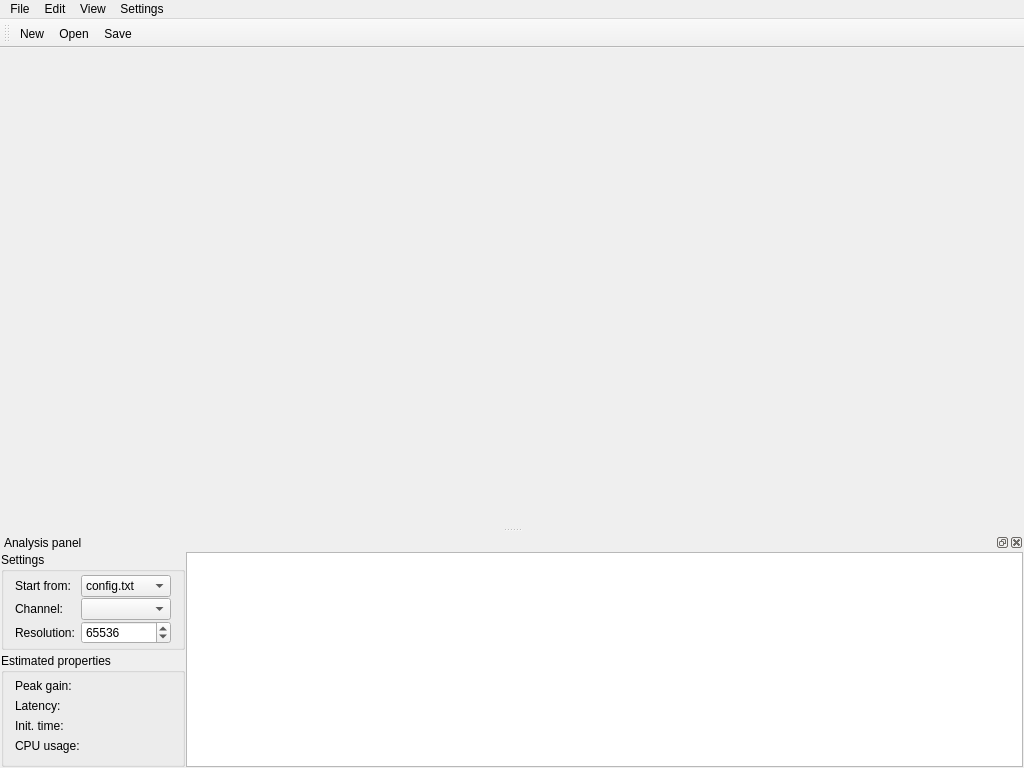
<?xml version="1.0" encoding="UTF-8"?>
<ui version="4.0">
 <class>MainWindow</class>
 <widget class="QMainWindow" name="MainWindow">
  <property name="geometry">
   <rect>
    <x>0</x>
    <y>0</y>
    <width>1024</width>
    <height>768</height>
   </rect>
  </property>
  <property name="windowTitle">
   <string notr="true"/>
  </property>
  <widget class="QWidget" name="centralWidget">
   <layout class="QGridLayout" name="gridLayout">
    <property name="leftMargin">
     <number>0</number>
    </property>
    <property name="topMargin">
     <number>0</number>
    </property>
    <property name="rightMargin">
     <number>0</number>
    </property>
    <property name="bottomMargin">
     <number>0</number>
    </property>
    <item row="0" column="0">
     <widget class="MiddleClickTabWidget" name="tabWidget">
      <property name="documentMode">
       <bool>true</bool>
      </property>
      <property name="tabsClosable">
       <bool>true</bool>
      </property>
      <property name="movable">
       <bool>true</bool>
      </property>
     </widget>
    </item>
   </layout>
  </widget>
  <widget class="QMenuBar" name="menuBar">
   <property name="geometry">
    <rect>
     <x>0</x>
     <y>0</y>
     <width>1024</width>
     <height>25</height>
    </rect>
   </property>
   <widget class="QMenu" name="menuFile">
    <property name="title">
     <string>File</string>
    </property>
    <addaction name="actionNew"/>
    <addaction name="actionOpen"/>
    <addaction name="actionSave"/>
    <addaction name="actionSaveAs"/>
    <addaction name="separator"/>
    <addaction name="separator"/>
    <addaction name="actionExit"/>
   </widget>
   <widget class="QMenu" name="menuEdit">
    <property name="title">
     <string>Edit</string>
    </property>
    <addaction name="actionCut"/>
    <addaction name="actionCopy"/>
    <addaction name="actionPaste"/>
    <addaction name="actionDelete"/>
    <addaction name="separator"/>
    <addaction name="actionSelectAll"/>
   </widget>
   <widget class="QMenu" name="menuView">
    <property name="title">
     <string>View</string>
    </property>
    <addaction name="actionToolbar"/>
    <addaction name="actionAnalysisPanel"/>
   </widget>
   <widget class="QMenu" name="menuSettings">
    <property name="title">
     <string>Settings</string>
    </property>
    <widget class="QMenu" name="menuLanguage">
     <property name="title">
      <string>Language</string>
     </property>
     <addaction name="separator"/>
    </widget>
    <addaction name="menuLanguage"/>
    <addaction name="separator"/>
    <addaction name="actionResetAllGlobalPreferences"/>
    <addaction name="actionResetAllFileSpecificPreferences"/>
   </widget>
   <addaction name="menuFile"/>
   <addaction name="menuEdit"/>
   <addaction name="menuView"/>
   <addaction name="menuSettings"/>
  </widget>
  <widget class="QToolBar" name="mainToolBar">
   <property name="windowTitle">
    <string>Toolbar</string>
   </property>
   <attribute name="toolBarArea">
    <enum>TopToolBarArea</enum>
   </attribute>
   <attribute name="toolBarBreak">
    <bool>false</bool>
   </attribute>
   <addaction name="actionNew"/>
   <addaction name="actionOpen"/>
   <addaction name="actionSave"/>
  </widget>
  <widget class="QDockWidget" name="analysisDockWidget">
   <property name="windowTitle">
    <string>Analysis panel</string>
   </property>
   <attribute name="dockWidgetArea">
    <number>8</number>
   </attribute>
   <widget class="QWidget" name="dockWidgetContents">
    <layout class="QGridLayout" name="gridLayout_2">
     <property name="leftMargin">
      <number>1</number>
     </property>
     <property name="topMargin">
      <number>0</number>
     </property>
     <property name="rightMargin">
      <number>1</number>
     </property>
     <property name="bottomMargin">
      <number>1</number>
     </property>
     <property name="horizontalSpacing">
      <number>1</number>
     </property>
     <property name="verticalSpacing">
      <number>3</number>
     </property>
     <item row="0" column="0">
      <widget class="QGroupBox" name="groupBox">
       <property name="title">
        <string>Settings</string>
       </property>
       <layout class="QGridLayout" name="gridLayout_3">
        <property name="topMargin">
         <number>3</number>
        </property>
        <property name="bottomMargin">
         <number>3</number>
        </property>
        <property name="verticalSpacing">
         <number>1</number>
        </property>
        <item row="3" column="0">
         <widget class="QLabel" name="resolutionLabel">
          <property name="text">
           <string>Resolution:</string>
          </property>
         </widget>
        </item>
        <item row="2" column="0">
         <widget class="QLabel" name="analysisChannelLabel">
          <property name="text">
           <string>Channel:</string>
          </property>
         </widget>
        </item>
        <item row="2" column="1">
         <widget class="QComboBox" name="analysisChannelComboBox"/>
        </item>
        <item row="3" column="1">
         <widget class="ExponentialSpinBox" name="resolutionSpinBox">
          <property name="correctionMode">
           <enum>QAbstractSpinBox::CorrectionMode::CorrectToNearestValue</enum>
          </property>
          <property name="keyboardTracking">
           <bool>false</bool>
          </property>
          <property name="minimum">
           <number>128</number>
          </property>
          <property name="maximum">
           <number>8388608</number>
          </property>
          <property name="value">
           <number>65536</number>
          </property>
         </widget>
        </item>
        <item row="1" column="0">
         <widget class="QLabel" name="startFromLabel">
          <property name="text">
           <string>Start from:</string>
          </property>
         </widget>
        </item>
        <item row="1" column="1">
         <widget class="QComboBox" name="startFromComboBox">
          <item>
           <property name="text">
            <string notr="true">config.txt</string>
           </property>
          </item>
          <item>
           <property name="text">
            <string>Current file</string>
           </property>
          </item>
         </widget>
        </item>
       </layout>
      </widget>
     </item>
     <item row="1" column="0">
      <widget class="QGroupBox" name="groupBox_2">
       <property name="toolTip">
        <string>Estimate from an isolated impulse-response analysis. Nonlinear, time-varying and signal-dependent processors may produce a different response during playback.</string>
       </property>
       <property name="title">
        <string>Estimated properties</string>
       </property>
       <layout class="QGridLayout" name="gridLayout_4">
        <property name="topMargin">
         <number>6</number>
        </property>
        <item row="2" column="1">
         <widget class="QLabel" name="initTimeValueLabel">
          <property name="text">
           <string notr="true"/>
          </property>
         </widget>
        </item>
        <item row="3" column="0">
         <widget class="QLabel" name="cpuUsageLabel">
          <property name="text">
           <string>CPU usage:</string>
          </property>
         </widget>
        </item>
        <item row="2" column="0">
         <widget class="QLabel" name="initTimeLabel">
          <property name="text">
           <string>Init. time:</string>
          </property>
         </widget>
        </item>
        <item row="3" column="1">
         <widget class="QLabel" name="cpuUsageValueLabel">
          <property name="palette">
           <palette>
            <active>
             <colorrole role="Midlight">
              <brush brushstyle="SolidPattern">
               <color alpha="255">
                <red>255</red>
                <green>127</green>
                <blue>0</blue>
               </color>
              </brush>
             </colorrole>
             <colorrole role="Dark">
              <brush brushstyle="SolidPattern">
               <color alpha="255">
                <red>255</red>
                <green>0</green>
                <blue>0</blue>
               </color>
              </brush>
             </colorrole>
             <colorrole role="Text">
              <brush brushstyle="SolidPattern">
               <color alpha="255">
                <red>0</red>
                <green>0</green>
                <blue>0</blue>
               </color>
              </brush>
             </colorrole>
             <colorrole role="ButtonText">
              <brush brushstyle="SolidPattern">
               <color alpha="255">
                <red>0</red>
                <green>0</green>
                <blue>0</blue>
               </color>
              </brush>
             </colorrole>
            </active>
            <inactive>
             <colorrole role="Midlight">
              <brush brushstyle="SolidPattern">
               <color alpha="255">
                <red>255</red>
                <green>127</green>
                <blue>0</blue>
               </color>
              </brush>
             </colorrole>
             <colorrole role="Dark">
              <brush brushstyle="SolidPattern">
               <color alpha="255">
                <red>255</red>
                <green>0</green>
                <blue>0</blue>
               </color>
              </brush>
             </colorrole>
             <colorrole role="Text">
              <brush brushstyle="SolidPattern">
               <color alpha="255">
                <red>0</red>
                <green>0</green>
                <blue>0</blue>
               </color>
              </brush>
             </colorrole>
             <colorrole role="ButtonText">
              <brush brushstyle="SolidPattern">
               <color alpha="255">
                <red>0</red>
                <green>0</green>
                <blue>0</blue>
               </color>
              </brush>
             </colorrole>
            </inactive>
            <disabled>
             <colorrole role="Midlight">
              <brush brushstyle="SolidPattern">
               <color alpha="255">
                <red>255</red>
                <green>127</green>
                <blue>0</blue>
               </color>
              </brush>
             </colorrole>
             <colorrole role="Dark">
              <brush brushstyle="SolidPattern">
               <color alpha="255">
                <red>255</red>
                <green>0</green>
                <blue>0</blue>
               </color>
              </brush>
             </colorrole>
             <colorrole role="Text">
              <brush brushstyle="SolidPattern">
               <color alpha="255">
                <red>255</red>
                <green>0</green>
                <blue>0</blue>
               </color>
              </brush>
             </colorrole>
             <colorrole role="ButtonText">
              <brush brushstyle="SolidPattern">
               <color alpha="255">
                <red>255</red>
                <green>0</green>
                <blue>0</blue>
               </color>
              </brush>
             </colorrole>
            </disabled>
           </palette>
          </property>
          <property name="text">
           <string notr="true"/>
          </property>
         </widget>
        </item>
        <item row="1" column="1">
         <widget class="QLabel" name="latencyValueLabel">
          <property name="text">
           <string notr="true"/>
          </property>
         </widget>
        </item>
        <item row="1" column="0">
         <widget class="QLabel" name="latencyLabel">
          <property name="text">
           <string>Latency: </string>
          </property>
         </widget>
        </item>
        <item row="0" column="0">
         <widget class="QLabel" name="peakGainlabel">
          <property name="text">
           <string>Peak gain:</string>
          </property>
         </widget>
        </item>
        <item row="0" column="1">
         <widget class="QLabel" name="peakGainValueLabel">
          <property name="palette">
           <palette>
            <active>
             <colorrole role="Dark">
              <brush brushstyle="SolidPattern">
               <color alpha="255">
                <red>255</red>
                <green>0</green>
                <blue>0</blue>
               </color>
              </brush>
             </colorrole>
             <colorrole role="Text">
              <brush brushstyle="SolidPattern">
               <color alpha="255">
                <red>0</red>
                <green>0</green>
                <blue>0</blue>
               </color>
              </brush>
             </colorrole>
             <colorrole role="ButtonText">
              <brush brushstyle="SolidPattern">
               <color alpha="255">
                <red>0</red>
                <green>0</green>
                <blue>0</blue>
               </color>
              </brush>
             </colorrole>
            </active>
            <inactive>
             <colorrole role="Dark">
              <brush brushstyle="SolidPattern">
               <color alpha="255">
                <red>255</red>
                <green>0</green>
                <blue>0</blue>
               </color>
              </brush>
             </colorrole>
             <colorrole role="Text">
              <brush brushstyle="SolidPattern">
               <color alpha="255">
                <red>0</red>
                <green>0</green>
                <blue>0</blue>
               </color>
              </brush>
             </colorrole>
             <colorrole role="ButtonText">
              <brush brushstyle="SolidPattern">
               <color alpha="255">
                <red>0</red>
                <green>0</green>
                <blue>0</blue>
               </color>
              </brush>
             </colorrole>
            </inactive>
            <disabled>
             <colorrole role="Dark">
              <brush brushstyle="SolidPattern">
               <color alpha="255">
                <red>255</red>
                <green>0</green>
                <blue>0</blue>
               </color>
              </brush>
             </colorrole>
             <colorrole role="Text">
              <brush brushstyle="SolidPattern">
               <color alpha="255">
                <red>255</red>
                <green>0</green>
                <blue>0</blue>
               </color>
              </brush>
             </colorrole>
             <colorrole role="ButtonText">
              <brush brushstyle="SolidPattern">
               <color alpha="255">
                <red>255</red>
                <green>0</green>
                <blue>0</blue>
               </color>
              </brush>
             </colorrole>
            </disabled>
           </palette>
          </property>
          <property name="text">
           <string notr="true"/>
          </property>
         </widget>
        </item>
       </layout>
      </widget>
     </item>
     <item row="0" column="1" rowspan="2">
      <widget class="AnalysisPlotView" name="graphicsView">
       <property name="mouseTracking">
        <bool>true</bool>
       </property>
       <property name="renderHints">
        <set>QPainter::RenderHint::Antialiasing|QPainter::RenderHint::TextAntialiasing</set>
       </property>
      </widget>
     </item>
    </layout>
   </widget>
  </widget>
  <action name="actionNew">
   <property name="icon">
    <iconset resource="Editor.qrc">
     <normaloff>:/icons/document-new.svg</normaloff>:/icons/document-new.svg</iconset>
   </property>
   <property name="text">
    <string>New</string>
   </property>
   <property name="shortcut">
    <string notr="true">Ctrl+N</string>
   </property>
  </action>
  <action name="actionOpen">
   <property name="icon">
    <iconset resource="Editor.qrc">
     <normaloff>:/icons/document-open.svg</normaloff>:/icons/document-open.svg</iconset>
   </property>
   <property name="text">
    <string>Open</string>
   </property>
   <property name="toolTip">
    <string>Open</string>
   </property>
   <property name="shortcut">
    <string notr="true">Ctrl+O</string>
   </property>
  </action>
  <action name="actionSave">
   <property name="icon">
    <iconset resource="Editor.qrc">
     <normaloff>:/icons/document-save.svg</normaloff>:/icons/document-save.svg</iconset>
   </property>
   <property name="text">
    <string>Save</string>
   </property>
   <property name="toolTip">
    <string>Save</string>
   </property>
   <property name="shortcut">
    <string notr="true">Ctrl+S</string>
   </property>
  </action>
  <action name="actionSaveAs">
   <property name="icon">
    <iconset resource="Editor.qrc">
     <normaloff>:/icons/document-save-as.svg</normaloff>:/icons/document-save-as.svg</iconset>
   </property>
   <property name="text">
    <string>Save as...</string>
   </property>
   <property name="toolTip">
    <string>Save as...</string>
   </property>
   <property name="shortcut">
    <string notr="true"/>
   </property>
  </action>
  <action name="actionExit">
   <property name="text">
    <string>Exit</string>
   </property>
   <property name="shortcut">
    <string notr="true">Alt+F4</string>
   </property>
  </action>
  <action name="actionCut">
   <property name="icon">
    <iconset resource="Editor.qrc">
     <normaloff>:/icons/edit-cut.svg</normaloff>:/icons/edit-cut.svg</iconset>
   </property>
   <property name="text">
    <string>Cut</string>
   </property>
   <property name="shortcut">
    <string notr="true">Ctrl+X</string>
   </property>
  </action>
  <action name="actionCopy">
   <property name="icon">
    <iconset resource="Editor.qrc">
     <normaloff>:/icons/edit-copy.svg</normaloff>:/icons/edit-copy.svg</iconset>
   </property>
   <property name="text">
    <string>Copy</string>
   </property>
   <property name="shortcut">
    <string notr="true">Ctrl+C</string>
   </property>
  </action>
  <action name="actionPaste">
   <property name="icon">
    <iconset resource="Editor.qrc">
     <normaloff>:/icons/edit-paste.svg</normaloff>:/icons/edit-paste.svg</iconset>
   </property>
   <property name="text">
    <string>Paste</string>
   </property>
   <property name="shortcut">
    <string notr="true">Ctrl+V</string>
   </property>
  </action>
  <action name="actionDelete">
   <property name="icon">
    <iconset resource="Editor.qrc">
     <normaloff>:/icons/edit-delete.svg</normaloff>:/icons/edit-delete.svg</iconset>
   </property>
   <property name="text">
    <string>Delete</string>
   </property>
   <property name="shortcut">
    <string notr="true"/>
   </property>
  </action>
  <action name="actionToolbar">
   <property name="checkable">
    <bool>true</bool>
   </property>
   <property name="text">
    <string>Toolbar</string>
   </property>
  </action>
  <action name="actionAnalysisPanel">
   <property name="checkable">
    <bool>true</bool>
   </property>
   <property name="text">
    <string>Analysis panel</string>
   </property>
  </action>
  <action name="actionResetAllGlobalPreferences">
   <property name="text">
    <string>Reset all global preferences</string>
   </property>
  </action>
  <action name="actionResetAllFileSpecificPreferences">
   <property name="text">
    <string>Reset all file-specific preferences</string>
   </property>
  </action>
  <action name="actionSelectAll">
   <property name="icon">
    <iconset resource="Editor.qrc">
     <normaloff>:/icons/edit-select-all.svg</normaloff>:/icons/edit-select-all.svg</iconset>
   </property>
   <property name="text">
    <string>Select all</string>
   </property>
   <property name="shortcut">
    <string notr="true">Ctrl+A</string>
   </property>
  </action>
 </widget>
 <layoutdefault spacing="6" margin="11"/>
 <customwidgets>
  <customwidget>
   <class>AnalysisPlotView</class>
   <extends>QGraphicsView</extends>
   <header>Editor/AnalysisPlotView.h</header>
  </customwidget>
  <customwidget>
   <class>ExponentialSpinBox</class>
   <extends>QSpinBox</extends>
   <header>Editor/widgets/ExponentialSpinBox.h</header>
  </customwidget>
  <customwidget>
   <class>MiddleClickTabWidget</class>
   <extends>QTabWidget</extends>
   <header>Editor/widgets/MiddleClickTabWidget.h</header>
   <container>1</container>
  </customwidget>
 </customwidgets>
 <resources>
  <include location="Editor.qrc"/>
 </resources>
 <connections>
  <connection>
   <sender>actionExit</sender>
   <signal>triggered()</signal>
   <receiver>MainWindow</receiver>
   <slot>close()</slot>
   <hints>
    <hint type="sourcelabel">
     <x>-1</x>
     <y>-1</y>
    </hint>
    <hint type="destinationlabel">
     <x>511</x>
     <y>383</y>
    </hint>
   </hints>
  </connection>
 </connections>
</ui>
